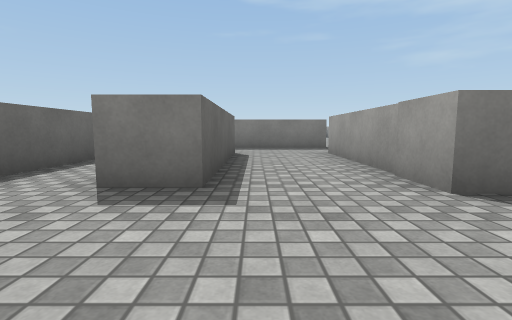
[1] (above)

24 first-person views from a walk through a Unity game level. The camera is 0.55 m above the floor, tilts 6° down and sees 85° across. The floor is counted in squares, 1 m on a side. Each view is taken from the middle of a square. On the plan, view 1 faces up. The plan holds only what a view shows up to about 9 squares ahead; the rest is blank. The place goes on beyond the plan. Surface patterns are stand-ins for the level's own textures.

[2]
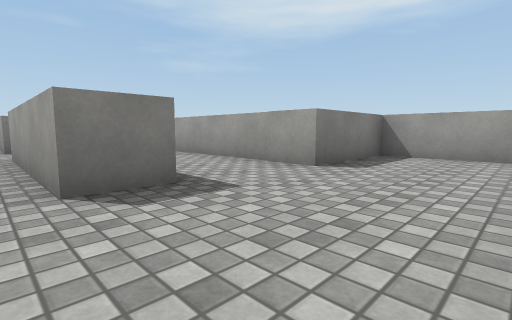

[3]
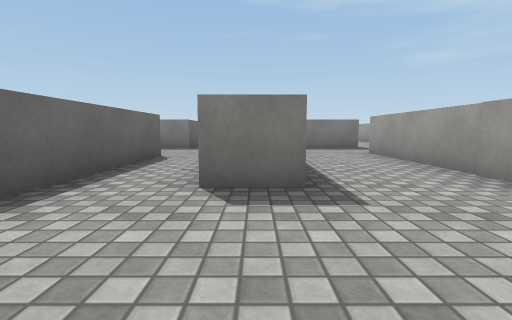

[4]
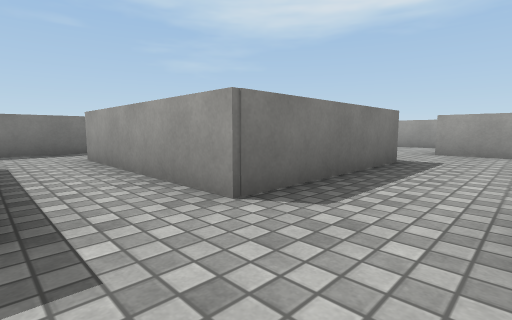

[5]
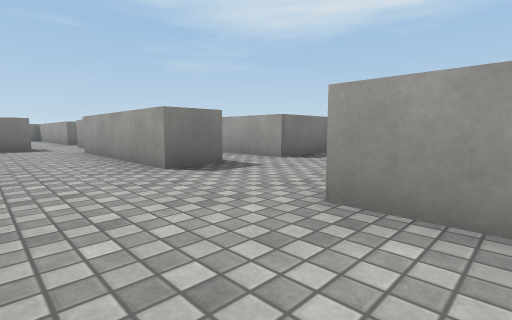

[6]
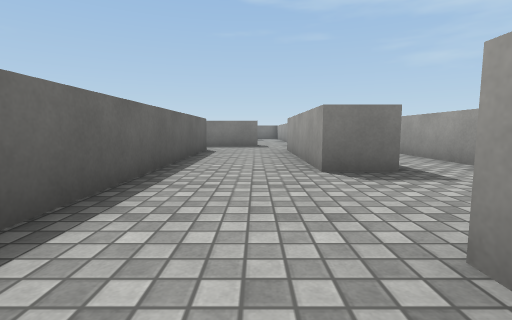

[7]
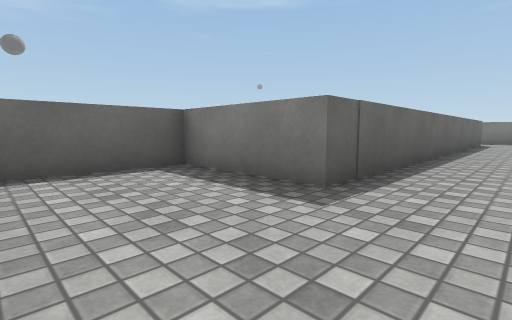

[8]
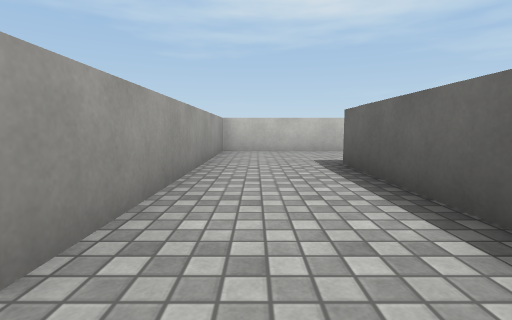

[9]
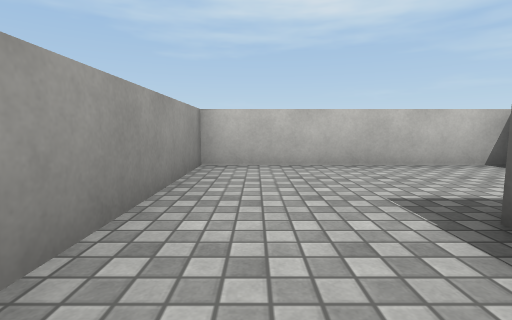

[10]
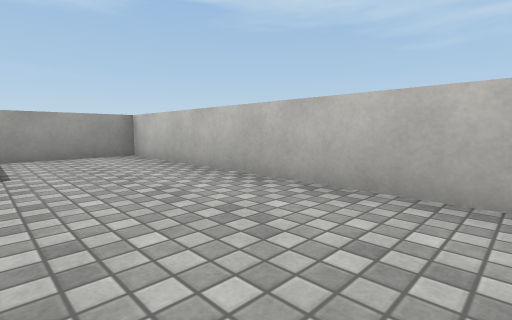

[11]
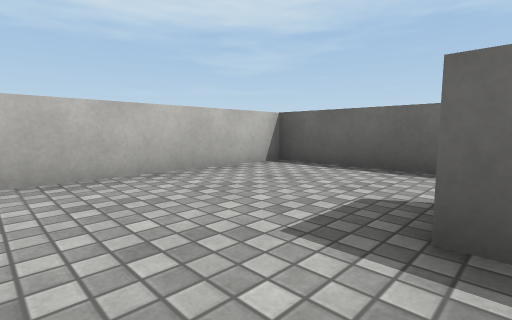

[12]
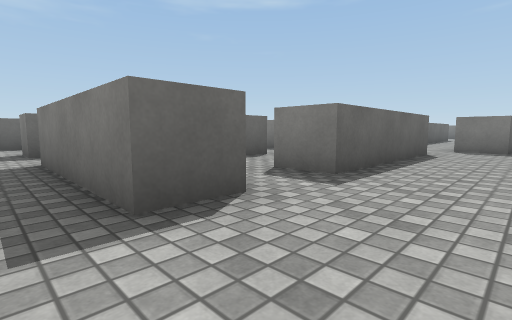

[13]
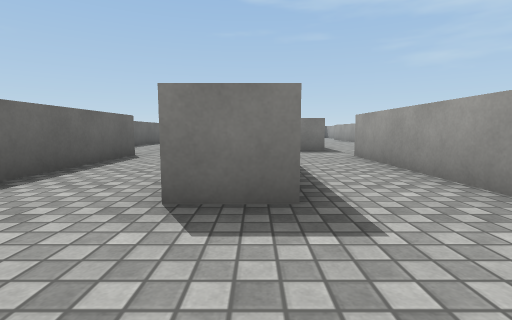

[14]
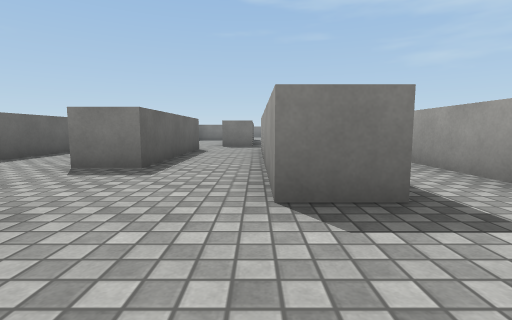

[15]
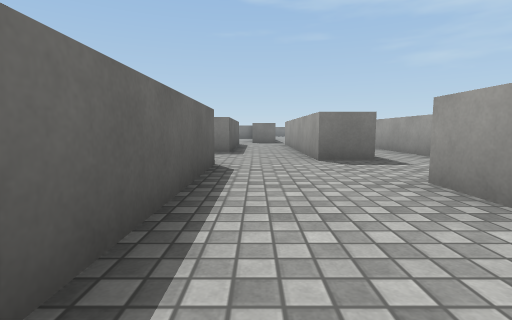

[16]
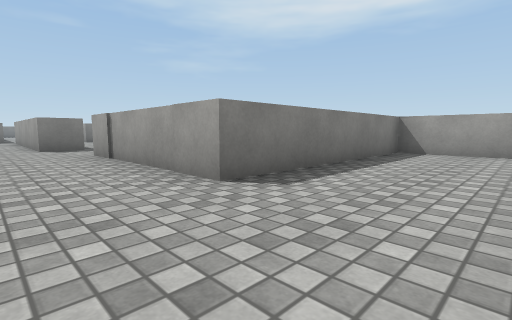

[17]
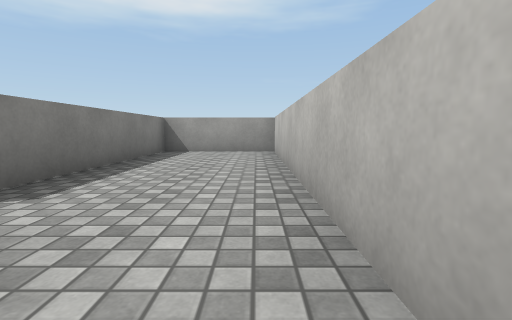

[18]
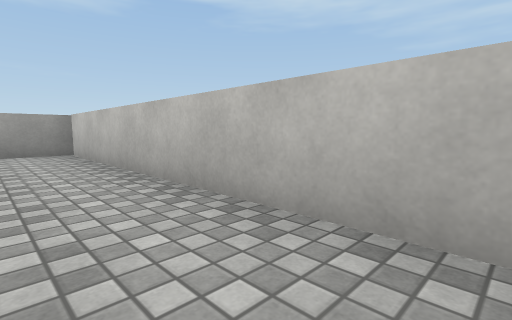

[19]
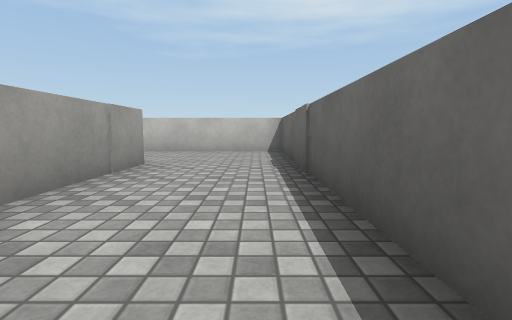

[20]
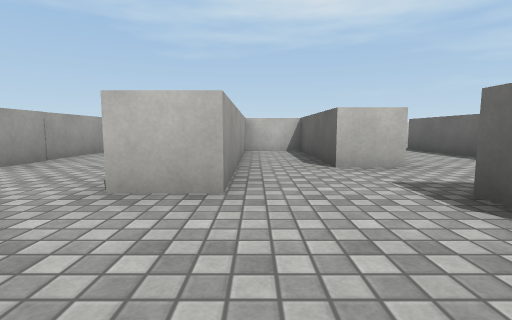

[21]
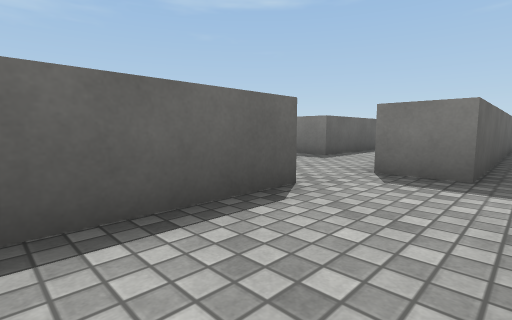

[22]
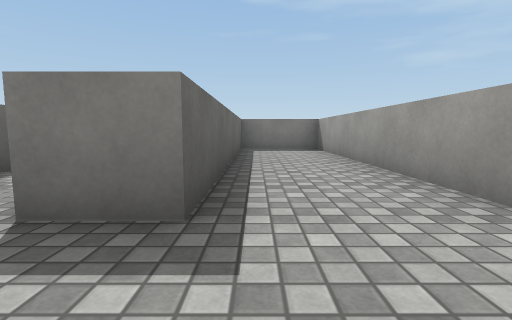

[23]
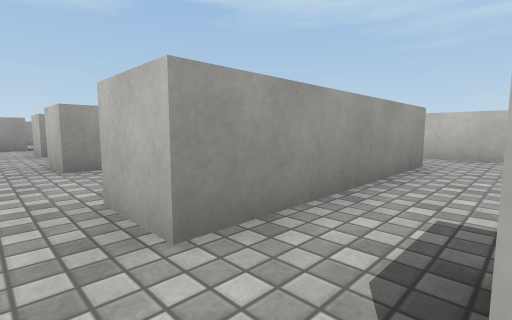

[24]
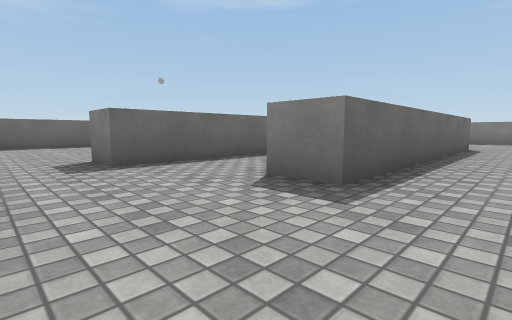

### Floor plan
Ten units are one square. View 1 is at (0, 0); x grows to the right and y downward. Boxes are objects, and circles mark ways between rooms. Rooms are numbered by the first view taken in them; rooms with no view inside come last. Other rooms are left out.
<svg viewBox="-96 -285 235 300">
<path fill="none" stroke="#000" d="M-5 -68 -5 -27 -15 -27 -15 -69M-31 -61 -31 5 43 5 43 -24 18 -24 18 -69M22 -87 -15 -87 -15 -130M-31 -91 -31 -87M-10 -147 -28 -147M-31 -87 -41 -87 -41 -130M-64 -130 -64 -24 -91 -24 -91 -1M-49 -147 -56 -147M-36 -149 -36 -155M-91 5 -41 5 -41 -61M82 -91 71 -91 71 -151M22 -98 22 -87M18 -69 28 -69 28 -34 43 -34 43 -86 53 -86 53 5 134 5 134 -24 79 -24 79 -70M2 -97 16 -97M43 -148 43 -154 53 -154 53 -111 42 -111M22 -154 22 -111 12 -111M70 -167 61 -167M58 -169 58 -233 36 -233 36 -167 25 -167M7 -259 7 -186 -4 -186M-25 -210 -25 -174M12 -154 22 -154M12 -111 12 -125M-5 -129 -5 -121M12 -125 12 -154"/>
<circle cx="-30" cy="-135" r="3" fill="#2a7"/>
<circle cx="-35" cy="-75" r="3" fill="#2a7"/>
<circle cx="20" cy="-75" r="3" fill="#2a7"/>
<circle cx="-10" cy="-135" r="3" fill="#2a7"/>
<circle cx="30" cy="-160" r="3" fill="#2a7"/>
<circle cx="15" cy="-105" r="3" fill="#2a7"/>
<circle cx="0" cy="-120" r="3" fill="#2a7"/>
<text x="0" y="-50">1</text>
<text x="-50" y="-70">2</text>
<text x="60" y="-90">3</text>
<text x="-20" y="-280">4</text>
<text x="0" y="-110">5</text>
<text x="0" y="-140">6</text>
</svg>
Room 1 opens to room 2. Room 1 opens to room 3. Room 1 opens to room 6. Room 3 opens to room 4. Room 3 opens to room 5. Room 5 opens to room 6.

Where each view was taken, in squares from view 1:
view 1: 0 up, 0 right, facing up
view 2: 0 up, 2 left, facing up-right
view 3: 0 up, 1 left, facing up
view 4: 7 up, 3 left, facing up-right
view 5: 5 up, 6 left, facing up-right
view 6: 5 up, 5 left, facing up
view 7: 0 up, 5 left, facing up-left
view 8: 7 up, 5 left, facing down
view 9: 4 up, 5 left, facing down
view 10: 2 up, 2 left, facing down-right
view 11: 3 up, 1 right, facing down-left
view 12: 8 up, 4 right, facing up-left
view 13: 9 up, 5 right, facing up
view 14: 7 up, 7 right, facing up
view 15: 4 up, 6 right, facing up
view 16: 0 up, 6 right, facing up-right
view 17: 0 up, 6 right, facing right
view 18: 1 up, 6 right, facing down-right
view 19: 7 up, 6 right, facing down
view 20: 11 up, 4 right, facing down
view 21: 13 up, 4 right, facing up-left
view 22: 15 up, 4 right, facing up
view 23: 16 up, 0 right, facing down-right
view 24: 16 up, 2 right, facing up-left
